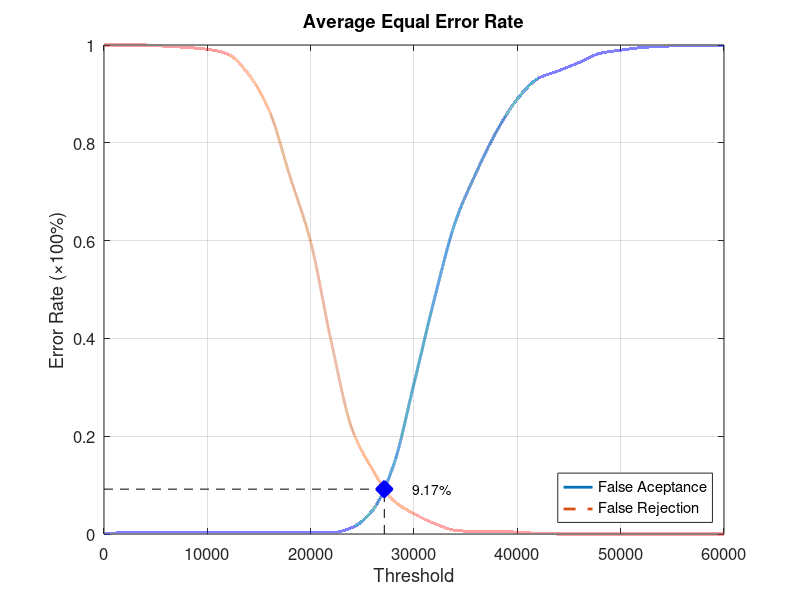
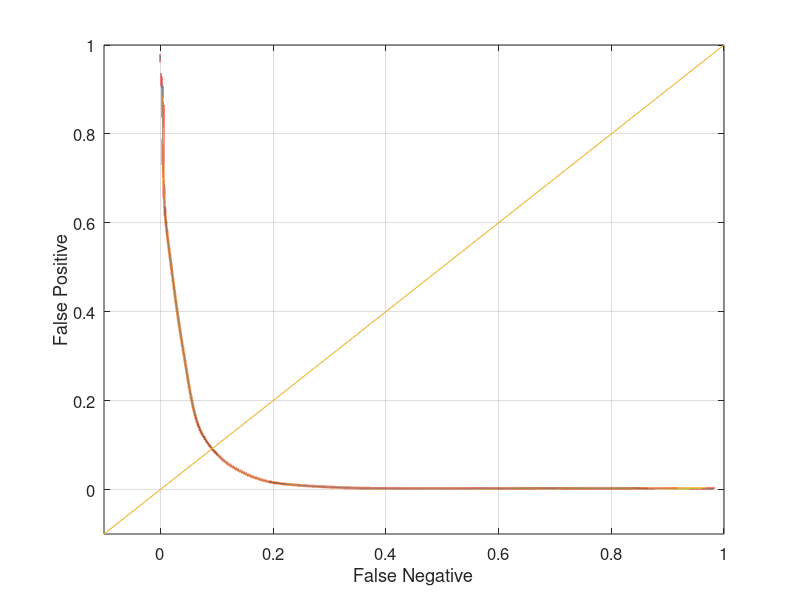

Recreate these plots in MATLAB, in order.
function yEER = Experiment4Average
close all;
clear;
clc;
x = 0:2000:60000;
xq = 0:0.5:60000;

y0 = [0 0.00263158 0.00263158 0.00263158 0.00263158 0.00263158 0.00263158 0.00263158 0.00263158 0.00263158 0.00263158 0.00263158 0.0131579 0.0486842 0.139474 0.307895 0.482895 0.638158 0.738158 0.823684 0.889474 0.931579 0.947368 0.964474 0.982895 0.989474 0.994737 0.997368 0.998684 0.998684 1];
yy0 = interp1(x, y0, xq, 'pchip');
y1 = [1 1 1 0.9975 0.995 0.99125 0.98125 0.94 0.865 0.73125 0.5975 0.3925 0.215 0.13125 0.06875 0.04125 0.02125 0.0075 0.005 0.005 0.00375 0.00125 0 0 0 0 0 0 0 0 0];
yy1 = interp1(x, y1, xq, 'pchip');

% Calculating EER: 
y2 = abs(y0 - y1);
find(y2 == min(y2))
yy2 = abs(yy0 - yy1);
xEER = find(yy2 == min(yy2));
xEERIndex = xq(xEER) % X-axis EER
yEER = yy0(xEER) % Y-axis EER

main = figure
plot(xq, yy0,'-','LineWidth', 2);	hold on
plot(xq, yy1,'--','LineWidth', 2);	hold on
plot([xEERIndex xEERIndex], [0 yEER], 'k--');	hold on
plot([0 xEERIndex], [yEER yEER], 'k--');	hold on
plot(xEERIndex, yEER, 'bx', 'LineWidth', 10);	hold on
text(xEERIndex + 10 * xEERIndex / 100, yEER, [num2str(round((10000 * yEER)) / 100) '%'])
legend('False Aceptance', 'False Rejection', 'Location', 'SouthEast')
xlabel('Threshold')
ylabel('Error Rate (\times100%)')
title('Average Equal Error Rate')
set(gca, 'FontSize', 12)
axis([0 60000 0 1])
grid on

print(main, 'Experiment4AverageMain', '-dpng');
FNRxFPR = figure('Color', [1 1 1]);
plot(yy1, yy0, '-', yy1, yy0, 'LineWidth', 2);
hold on
y = -0.1:0.1:1
plot(y, y); 
set(gca, 'FontSize', 12)
xlabel('False Negative')
ylabel('False Positive')
axis([-0.1 1 -0.1 1])
set(gca, 'FontSize', 12)
grid on

print(FNRxFPR, 'Experiment4AverageFNRxFPR','-dpng');
end
